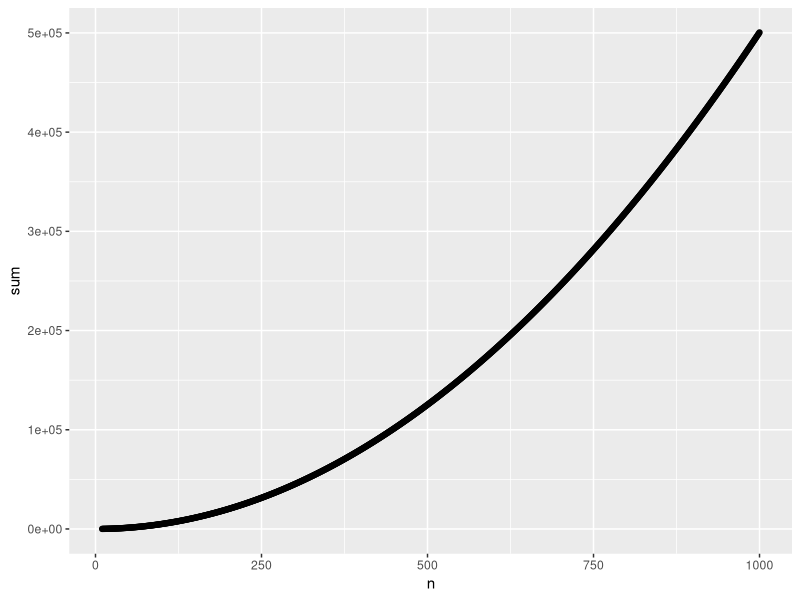

Write R code to recreate this figure.
### delaing with missing values: NA
x <- c(2, 3, 5, NA, 6)   
mean(x, na.rm = TRUE)
sd(x, na.rm = TRUE)
sum(x, na.rm = TRUE)

### indexes
x <- c(35, 3, 23, 5, 43, 23, 4)
y <- c("A", "B", "X","T", "Z", "J", "V")

## examples of using indexes
##first one
x[1]

## forth one
x[4]

## fifth and seventh
x[c(5,7)]

## if you order is a sequnce
x[2:4]

## who is older than 20?
x > 20

# indexes can also be logicals
y[x>20]

## use indexes to order
y[order(x)]


## using map_df
library(tidyverse)

ns <- c(10:1000)

s <- function(x) data.frame(n = x, sum = sum(1:x))

df <- map_df(ns, s)

qplot(n, sum, data = df)
my_df <- data.frame(names = c("bill", "ann", "jose"), grades = c("C","B","A"), id = 1:3)


